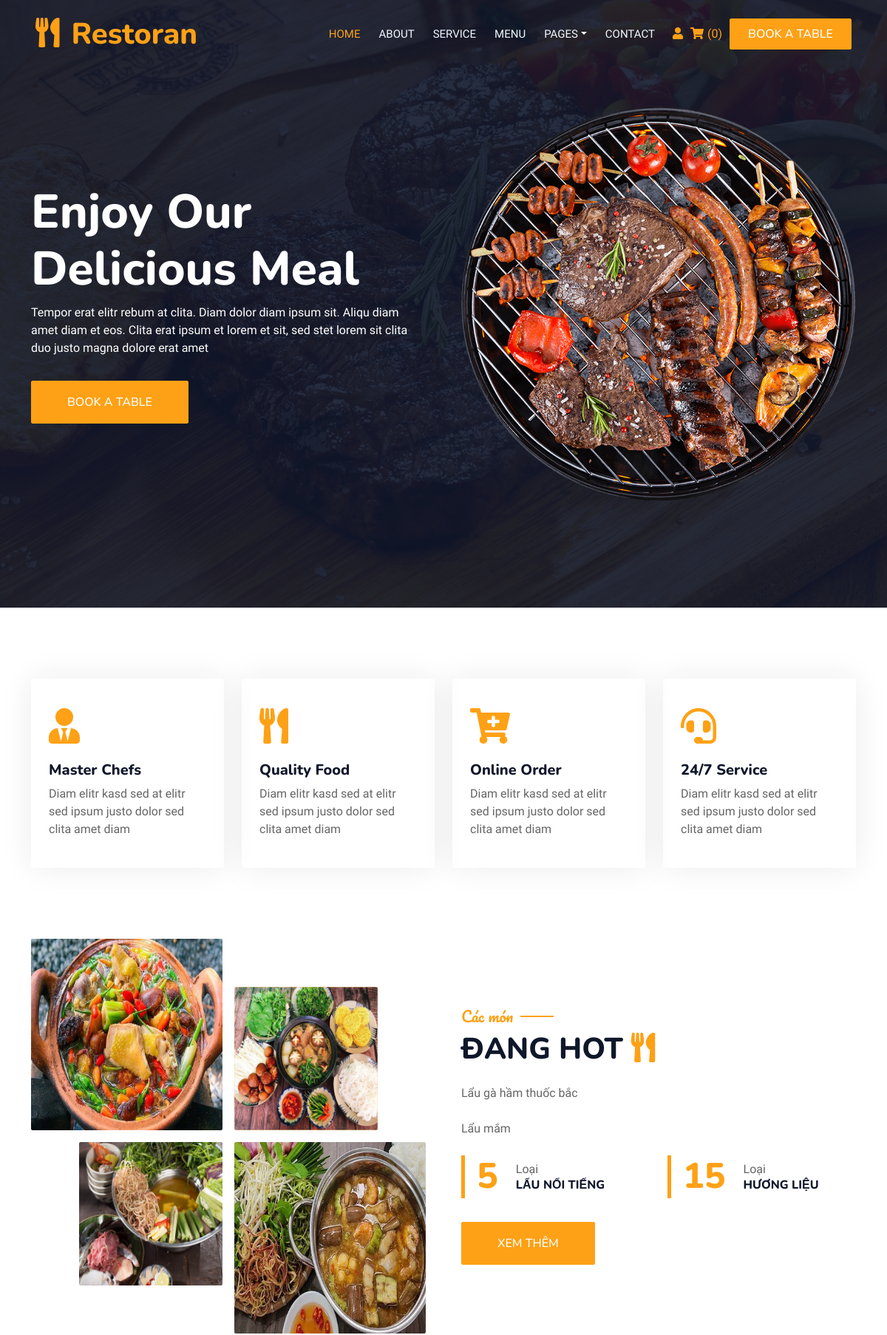
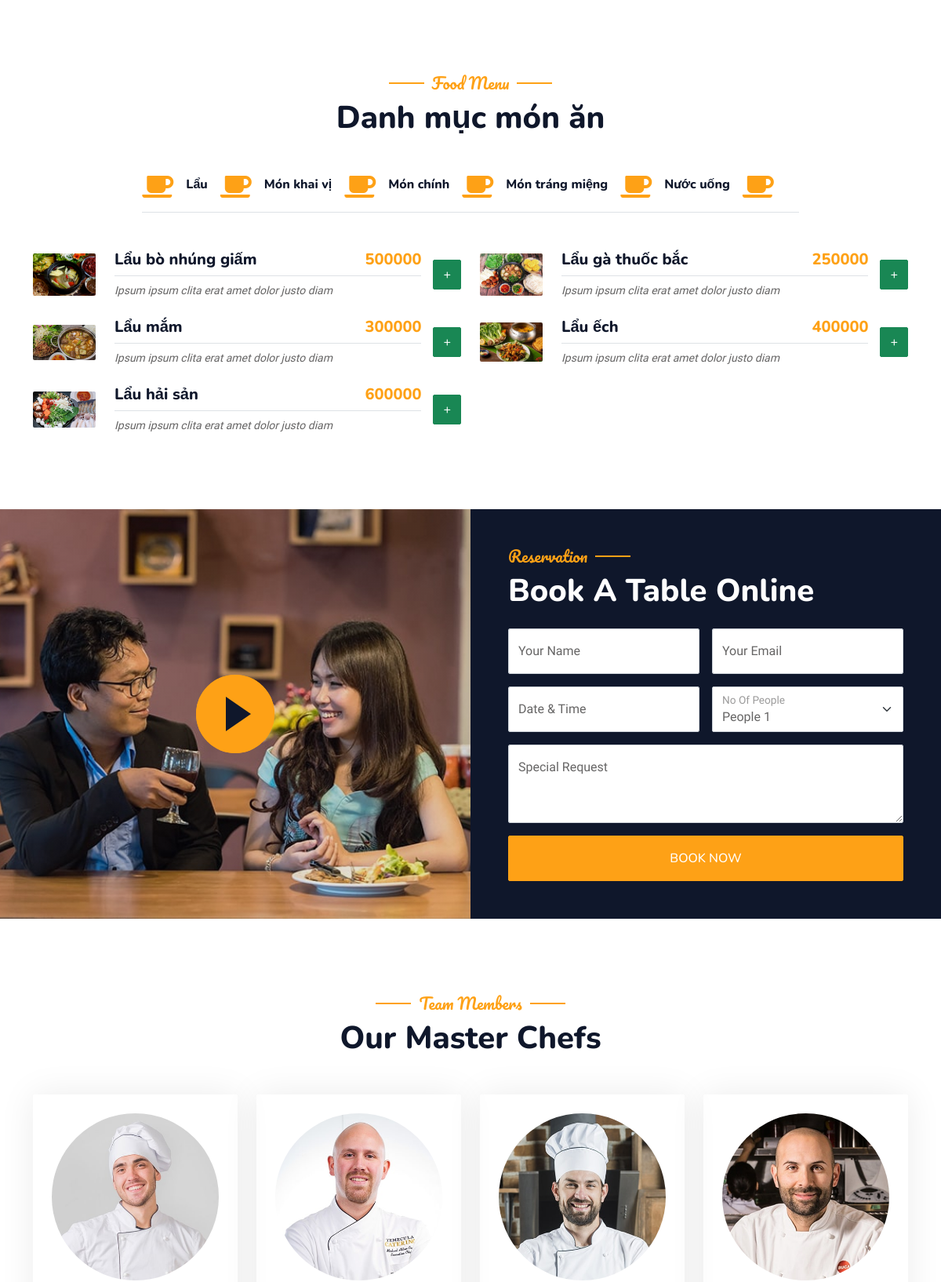
Screenshot of /controller/index.php (upper part) with the database file from the repository (2 pictures, top to bottom).
### tables this page shows
CREATE TABLE `loaisp` (
  `LoaiSP` int(11) NOT NULL,
  `TenLoai` varchar(50) NOT NULL
);

CREATE TABLE `danhmucsp` (
  `MaSP` int(11) NOT NULL,
  `MaLoai` int(11) NOT NULL,
  `TenSP` varchar(50) NOT NULL,
  `GiaBan` double NOT NULL,
  `GioiThieuSP` varchar(50) NOT NULL,
  `Anh` varchar(50) NOT NULL
);

### controller/index.php (called while the page is built, shortened)
<?php include '../views/header.php'; ?>
<?php include '../views/service.php'; ?>
<?php include '../views/about.php'; ?>
<?php include '../views/menu.php'; ?>
<?php include '../views/Reservation.php'; ?>
<?php include '../views/Team.php'; ?>
<?php include '../views/footer.php'; ?>

### views/menu.php (the view, shortened to what this page needs)
<div class="container-xxl py-5">
    <div class="container">
        <div class="text-center wow fadeInUp" data-wow-delay="0.1s">
            <h5 class="section-title ff-secondary text-center text-primary fw-normal">
                Food Menu
            </h5>
            <h1 class="mb-5">Danh mục món ăn</h1>
        </div>
        <div class="tab-class text-center wow fadeInUp" data-wow-delay="0.1s">
            <ul class="nav nav-pills d-inline-flex justify-content-center border-bottom mb-5">
                <?php
                include_once '../models/ketnoi.php';
                $sql = "SELECT * FROM loaisp";
                $result = $conn->query($sql);
                if ($result->num_rows > 0) {
                    while ($row = $result->fetch_assoc()) {
                        echo
                        '<li class=' . '"nav-item"' . '>
                    <a class=' . '"d-flex align-items-center text-start mx-3 ms-0 pb-3"' . ' data-bs-toggle=' . '"pill"' . '
                        href=' . '"#tab-' . $row["LoaiSP"] . '"' . '>
                        <i class=' . '"fa fa-coffee fa-2x text-primary"' . '></i>
                        <div class=' . '"ps-3"' . '>
                            <h6 class=' . '"mt-n1 mb-0"' . '>' . $row["TenLoai"] . '</h6>
                        </div>
                    </a>
                </li>';
                    }
                }
                ?>
            </ul>
            <div class="tab-content">
                <?php
                echo
                '<div id=' . '"tab-1" class=' . '"tab-pane fade show p-0 active show"' . '>
                    <div class="row g-4">';
                $sql1 = "SELECT * FROM danhmucsp WHERE MaLoai=1";
                $result1 = $conn->query($sql1);
                if ($result1->num_rows > 0) {
                    while ($row1 = $result1->fetch_assoc()) {
                        echo
                        '<div class=' . '"col-lg-6"' . '>
                            <div class=' . '"d-flex align-items-center"' . '>
                                <img class=' . '"flex-shrink-0 img-fluid rounded"' . ' src=' . '"../views/img/' . $row1["Anh"] . '"' . ' alt=' . '""' . '
                                    style=' . '"width: 80px"' . ' />
                                <div class=' . '"w-100 d-flex flex-column text-start ps-4"' . '>
                                    <h5 class=' . '"d-flex justify-content-between border-bottom pb-2"' . '>
                                        <span>' . $row1["TenSP"] . '</span>
                                        <span class=' . '"text-primary"' . '>' . $row1["GiaBan"] . '</span>
                                    </h5>
                                    <small class=' . '"fst-italic"' . '>Ipsum ipsum clita erat amet dolor justo
                                        diam</small>
                                </div>
                                <a href="../views/cart/themhang.php?MaSP=' . $row1["MaSP"] . '"><button type="button" class="btn btn-success" style="margin-left: 15px">+</button></a>
                            </div>
                        </div>';
                    }
                }
                echo '</div>
                 </div>';
                ?>
            </div>
        </div>
    </div>
</div>

### rows the page displays
loaisp: TenLoai "Lẩu"
loaisp: TenLoai "Món khai vị"
loaisp: TenLoai "Món chính"
loaisp: TenLoai "Món tráng miệng"
loaisp: TenLoai "Nước uống"
danhmucsp: Anh (picture), TenSP "Lẩu bò nhúng giấm", GiaBan "500000"
danhmucsp: Anh (picture), TenSP "Lẩu gà thuốc bắc", GiaBan "250000"
danhmucsp: Anh (picture), TenSP "Lẩu mắm", GiaBan "300000"
danhmucsp: Anh (picture), TenSP "Lẩu ếch", GiaBan "400000"
danhmucsp: Anh (picture), TenSP "Lẩu hải sản", GiaBan "600000"
